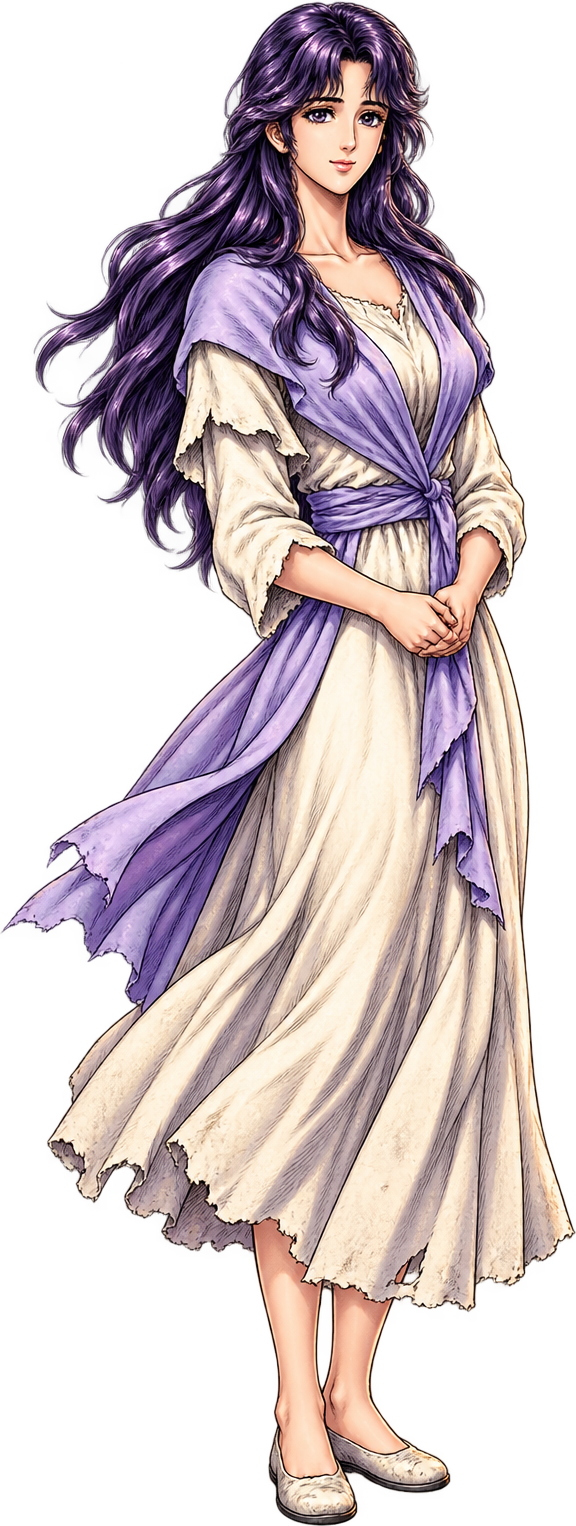
#> input picture assets/characters/airi.png, 576 x 1526 px; its folder holds only this picture in this run
$ python prepare_rei_moves.py assets/characters/airi.png
#> lines starting #> are read from the running program, lines starting #| are printed output that depends on the picture
### prepare_player_animation.py
"""Pack 12-frame movement/action references without changing earlier artwork.
Usage: python3 prepare_player_animation.py HERO MOVEMENT COMBAT [COMBAT_COLUMNS]
"""
import json
import re
import shutil
import sys
from pathlib import Path
import numpy as np
from PIL import Image
from prepare_character_art import components

ROOT=Path(__file__).resolve().parent

def extract(source, columns, dest, count_frames=12):
#> called with columns = 4, count_frames = 12
    shutil.copyfile(source,dest)
    im=Image.open(source).convert('RGBA');data=np.array(im)
#> in extract, im is the input picture: PIL image 576x1526 RGBA; mean R, G, B, A 128.9, 110.7, 114.3, 138.5
    rgb=data[:,:,:3].astype(int)
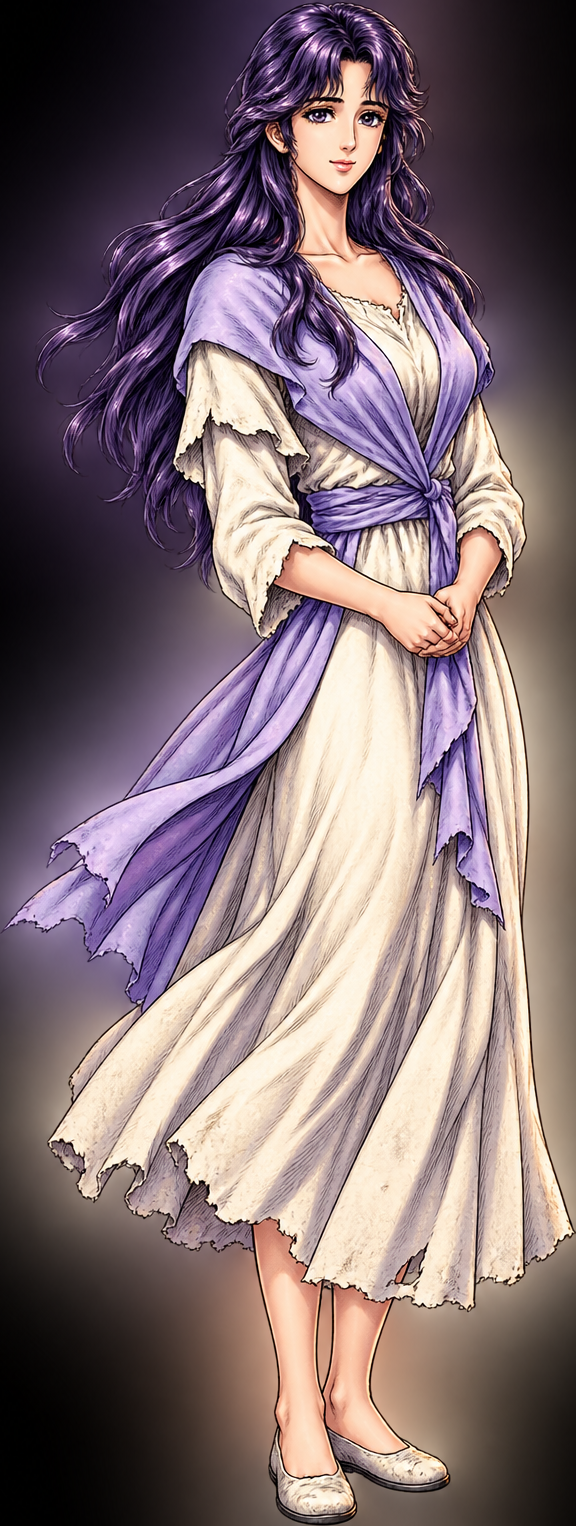
#> rgb: shape (1526, 576, 3) int64; mean R, G, B 128.9, 110.7, 114.3
    green=(rgb[:,:,1]>rgb[:,:,0]+40)&(rgb[:,:,1]>rgb[:,:,2]+40)
#> green: shape (1526, 576) bool; every value is 0
    if np.mean(green)>.15:
        data[green,3]=0
    elif np.mean(data[:,:,3]<8)<.15:
        rgb=data[:,:,:3].astype(int)
        bg=(rgb.min(axis=2)>222)&(np.ptp(rgb,axis=2)<16)
        # Extract the two neutral checker colors from the empty top-left area.
        patch=rgb[:8,:40].reshape(-1,3);colors,freq=np.unique(patch,axis=0,return_counts=True)
        for color in colors[np.argsort(freq)[-2:]]:
            if np.ptp(color)<8:bg|=(np.max(np.abs(rgb-color),axis=2)<5)
        if np.median(patch)<220:
            bg|=(np.ptp(rgb,axis=2)<12)&(rgb.min(axis=2)>110)&(rgb.max(axis=2)<218)
        labels,_=components(bg)
        border=np.unique(np.concatenate([labels[0],labels[-1],labels[:,0],labels[:,-1]]))
        data[np.isin(labels,border[border!=0]),3]=0
    labels,count=components(data[:,:,3]>8)
#> the loop in components, `for y, x in zip(*np.where(mask)):` made 491418 passes
#> after the loop in components, `for y, x in zip(*np.where(mask)):`:
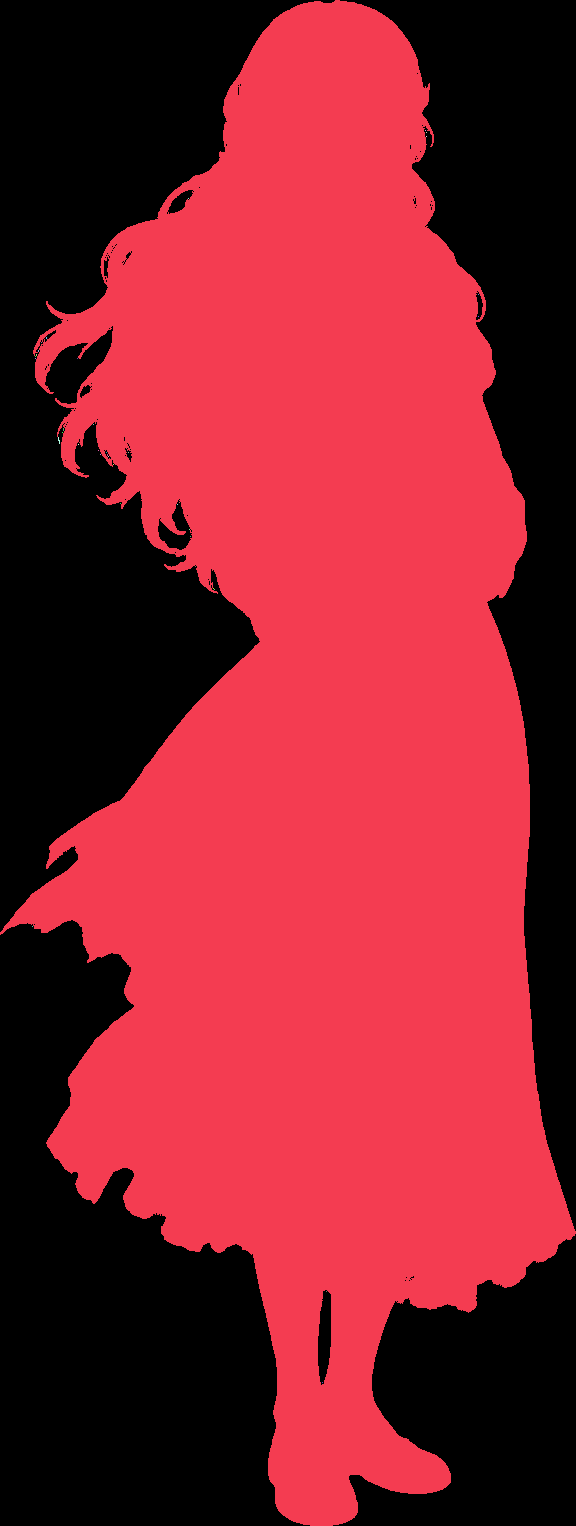
#> labels: shape (1526, 576) int32; 38 distinct labels, from 0 to 37; one colour per label, 0 black
#> after the loop in components, `for y, x in zip(*np.where(mask)):`: count = 37
#> count = 37
    sizes=np.bincount(labels.ravel());yy,xx=np.indices(labels.shape)
#> after `sizes = np.bincount(labels.ravel())`: sizes = 38 values, max 491369 at index 1, min 1 at index 2, mean 23130.9
    cy=np.bincount(labels.ravel(),weights=yy.ravel())/np.maximum(sizes,1)
#> cy = 38 values, max 1382 at index 37, min 130 at index 2, mean 485.7
    cx=np.bincount(labels.ravel(),weights=xx.ravel())/np.maximum(sizes,1)
#> cx = 38 values, max 478 at index 6, min 32 at index 35, mean 172.8
    main=sorted(range(1,count+1),key=lambda i:sizes[i],reverse=True)[:count_frames]
#> main = [1, 18, 16, 8, 10, 11, 24, 2, 3, 4, 5, 6]
#> (the run stopped early here; a loop or call above may not have finished)
